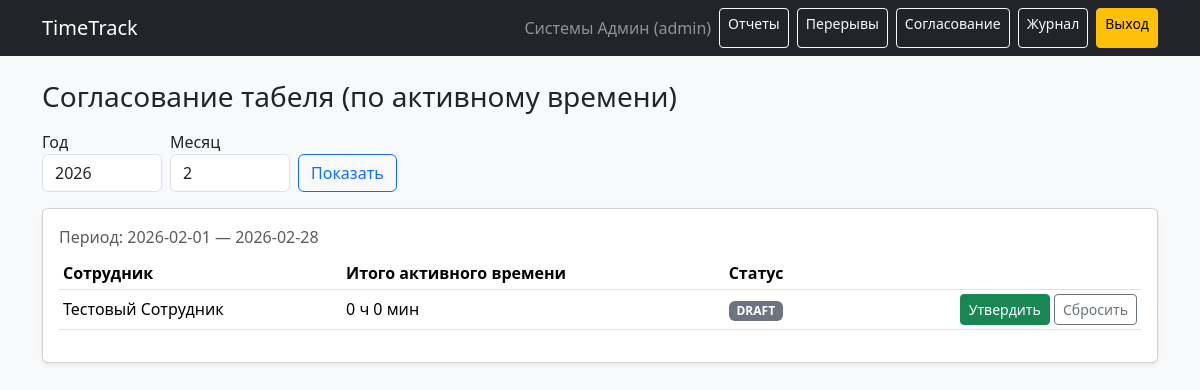
/approvals (signed in), run on the app's committed database.
### models.py (models this page shows)
class User(UserMixin, db.Model):
    __tablename__ = "users"
    id = db.Column(db.Integer, primary_key=True)
    username = db.Column(db.String(64), nullable=False, unique=True)
    password_hash = db.Column(db.String(255), nullable=False)
    first_name = db.Column(db.String(100), nullable=False, default="Имя")
    last_name = db.Column(db.String(100), nullable=False, default="Фамилия")
    role = db.Column(db.String(20), nullable=False, default="employee")
    department_id = db.Column(db.Integer, db.ForeignKey("departments.id"), nullable=True)
    department = db.relationship("Department", backref="users")

### app.py (the view, shortened to what this page needs)
    @app.route("/approvals", methods=["GET", "POST"])
    @login_required
    def approvals():
        if current_user.role not in ("manager", "admin"):
            flash("Нет доступа", "warning")
            return redirect(url_for("dashboard"))
        today = datetime.utcnow().date()
        year = int(request.args.get("year", today.year))
        month = int(request.args.get("month", today.month))
        start, end = period_bounds(year, month)
        if current_user.role == "admin":
            employees = User.query.filter(User.role == "employee").order_by(User.last_name).all()
        else:
            employees = (
                User.query.filter_by(department_id=current_user.department_id, role="employee")
                .order_by(User.last_name)
                .all()
            )
        summaries = []
        for emp in employees:
            stats = DailyWorkStat.query.filter(
                DailyWorkStat.user_id == emp.id,
                DailyWorkStat.work_date >= start,
                DailyWorkStat.work_date <= end,
            ).all()
            total_minutes = int(sum(s.active_seconds for s in stats) // 60)
            appr = Approval.query.filter_by(user_id=emp.id, year=year, month=month).first()
            summaries.append(
                {"employee": emp, "total_minutes": total_minutes, "status": appr.status if appr else "DRAFT"}
            )
        return render_template("approvals.html", summaries=summaries, year=year, month=month, start=start, end=end)

### templates/approvals.html (shortened to what this page needs)
{% extends "base.html" %}
{% block content %}
<h3 class="mb-3">Согласование табеля (по активному времени)</h3>
<form method="get" class="row g-2 mb-3">
  <div class="col-auto">
    <label class="form-label mb-0">Год</label>
    <input class="form-control" name="year" value="{{ year }}" style="width:120px">
  </div>
  <div class="col-auto">
    <label class="form-label mb-0">Месяц</label>
    <input class="form-control" name="month" value="{{ month }}" style="width:120px">
  </div>
  <div class="col-auto align-self-end">
    <button class="btn btn-outline-primary">Показать</button>
  </div>
</form>
<div class="card shadow-sm">
  <div class="card-body">
    <div class="text-muted mb-2">Период: {{ start }} — {{ end }}</div>
    <div class="table-responsive">
      <table class="table table-sm align-middle">
        <thead><tr><th>Сотрудник</th><th>Итого активного времени</th><th>Статус</th><th></th></tr></thead>
        <tbody>
          {% for s in summaries %}
          <tr>
            <td>{{ s.employee.last_name }} {{ s.employee.first_name }}</td>
            <td>{{ (s.total_minutes//60) }} ч {{ (s.total_minutes%60) }} мин</td>
            <td>
              {% if s.status == 'APPROVED' %}
                <span class="badge bg-success">APPROVED</span>
              {% else %}
                <span class="badge bg-secondary">DRAFT</span>
              {% endif %}
            </td>
            <td class="text-end">
              <form method="post" class="d-inline">
                <button class="btn btn-sm btn-success" name="action" value="approve" type="submit">Утвердить</button>
                <button class="btn btn-sm btn-outline-secondary" name="action" value="reject" type="submit">Сбросить</button>
              </form>
            </td>
          </tr>
          {% endfor %}
        </tbody>
      </table>
    </div>
  </div>
</div>
{% endblock %}

### templates/base.html (shortened to what this page needs)
<!doctype html>
<html lang="ru">
<head>
  <link href="https://cdn.jsdelivr.net/npm/bootstrap@5.3.3/dist/css/bootstrap.min.css" rel="stylesheet">
</head>
<body class="bg-light">
<nav class="navbar navbar-expand-lg navbar-dark bg-dark">
  <div class="container">
    <a class="navbar-brand" href="{{ url_for('dashboard') }}">TimeTrack</a>
    <div class="d-flex gap-2">
      {% if current_user.is_authenticated %}
        <span class="navbar-text text-white-50">
          {{ current_user.last_name }} {{ current_user.first_name }} ({{ current_user.role }})
        </span>
        <a class="btn btn-sm btn-outline-light" href="{{ url_for('reports') }}">Отчеты</a>
                <a class="btn btn-sm btn-outline-light" href="{{ url_for('breaks') }}">Перерывы</a>
        {% if current_user.role in ('admin','manager') %}
          <a class="btn btn-sm btn-outline-light" href="{{ url_for('approvals') }}">Согласование</a>
        {% endif %}
        {% if current_user.role == 'admin' %}
          <a class="btn btn-sm btn-outline-light" href="{{ url_for('audit') }}">Журнал</a>
        {% endif %}
        <a class="btn btn-sm btn-warning" href="{{ url_for('logout') }}">Выход</a>
      {% endif %}
    </div>
  </div>
</nav>
<div class="container py-4">
  {% block content %}{% endblock %}
</div>
</body>
</html>

### data on the page
User: last_name "Системы", first_name "Админ", role "admin"
User: employee.last_name "Тестовый", employee.first_name "Сотрудник"

### other printed values
{{ start }} "2026-02-01"
{{ end }} "2026-02-28"
{{ (s.total_minutes//60) }} "0"
{{ (s.total_minutes%60) }} "0"
